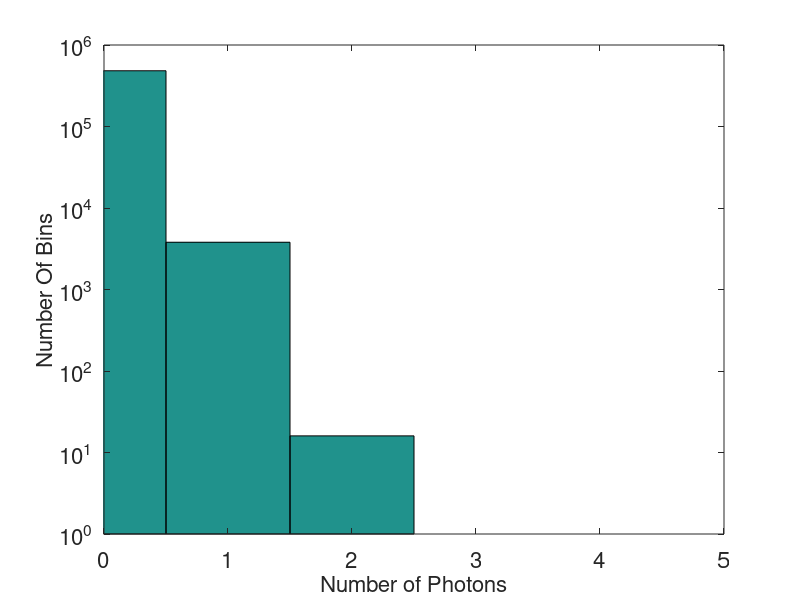
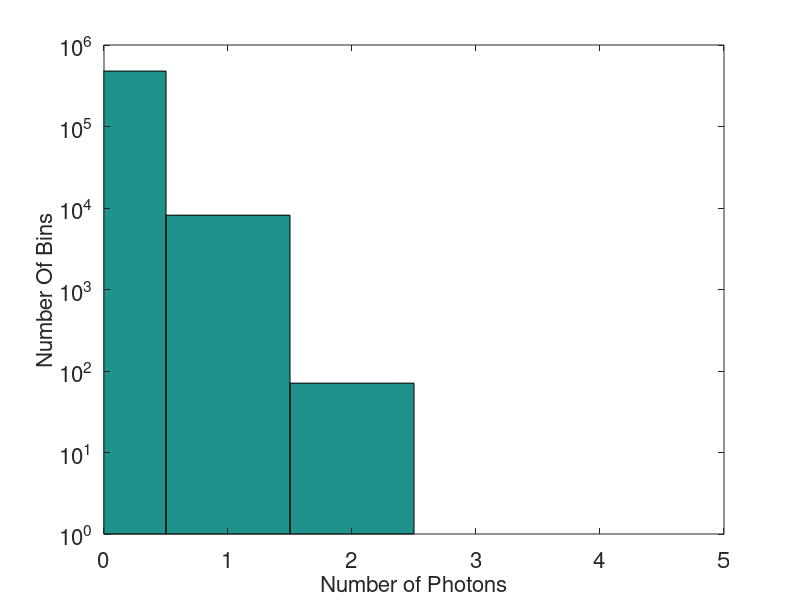

Here is the MATLAB script that generated these plots, in order:
totalModPhotons=3830;
totalPhotons=8305;

totalArea=360*180;

temp_areaMod=totalArea-10*360;  % Removed galactice plane

%%%%%%%%%%%%%%%%%%%%%%%%%%%%%
%%%%%%% Find TeV area %%%%%%%
%%%%%%%%%%%%%%%%%%%%%%%%%%%%%

teVArea_temp=61*0.25^2*pi;  % 61 sources




areaOfOverlappingCircles=0.2471;

teVArea=teVArea_temp+areaOfOverlappingCircles;

%%%%%%%%%%%%%%%%%%%%%%%%%%%%%
areaMod=temp_areaMod-teVArea;


numberOfBinsMod=(areaMod)/(pi*0.2^2);

averageMod=totalModPhotons/numberOfBinsMod;
average=totalPhotons/numberOfBinsMod;

X=[0:1:5];

YMod=poisspdf(X,averageMod);
Y=poisspdf(X,average);

YModBins=round(YMod*numberOfBinsMod);
YBins=round(Y*numberOfBinsMod);

%%%%%%%%%%%%%%%%%


%semilogy(X,YModBins)


bar(X,YModBins,'hist');
%%%%%%%%%%%%%%%%%%%%%%%%%%%%%%%%%%%%%%%%%%%%%%%%%%%%%%%%%%%%%%%%%%
%Matlab cannot plot a histogram with a log scale. Here is a work around
% Get histogram patches
ph = get(gca,'children');
% Determine number of histogram patches
N_patches = length(ph);
for i = 1:N_patches
      % Get patch vertices
      vn = get(ph(i),'Vertices');
      % Adjust y location
      vn(:,2) = vn(:,2) + 1;
      % Reset data
      set(ph(i),'Vertices',vn)
end
% Change scale
set(gca,'yscale','log')
%%%%%%%%%%%%%%%%%%%%%%%%%%%%%%%%%%%%%%%%%%%%

set(gca,'FontSize',16);
xlabel('Number of Photons','FontSize',16);
ylabel('Number Of Bins','FontSize',16);
xlim(gca,[min(X) max(X)])
saveas(gca,'MOD_PoissonDistribution','epsc2');

%%%%%%%%%%%%%%%%%%%%%%%%%%%

bar(X,YBins,'hist');
%%%%%%%%%%%%%%%%%%%%%%%%%%%%%%%%%%%%%%%%%%%%%%%%%%%%%%%%%%%%%%%%%%
%Matlab cannot plot a histogram with a log scale. Here is a work around
% Get histogram patches
ph = get(gca,'children');
% Determine number of histogram patches
N_patches = length(ph);
for i = 1:N_patches
      % Get patch vertices
      vn = get(ph(i),'Vertices');
      % Adjust y location
      vn(:,2) = vn(:,2) + 1;
      % Reset data
      set(ph(i),'Vertices',vn)
end
% Change scale
set(gca,'yscale','log')
%%%%%%%%%%%%%%%%%%%%%%%%%%%%%%%%%%%%%%%%%%%%

set(gca,'FontSize',16);
xlabel('Number of Photons','FontSize',16);
ylabel('Number Of Bins','FontSize',16);
xlim(gca,[min(X) max(X)])
saveas(gca,'PoissonDistribution','epsc2');

